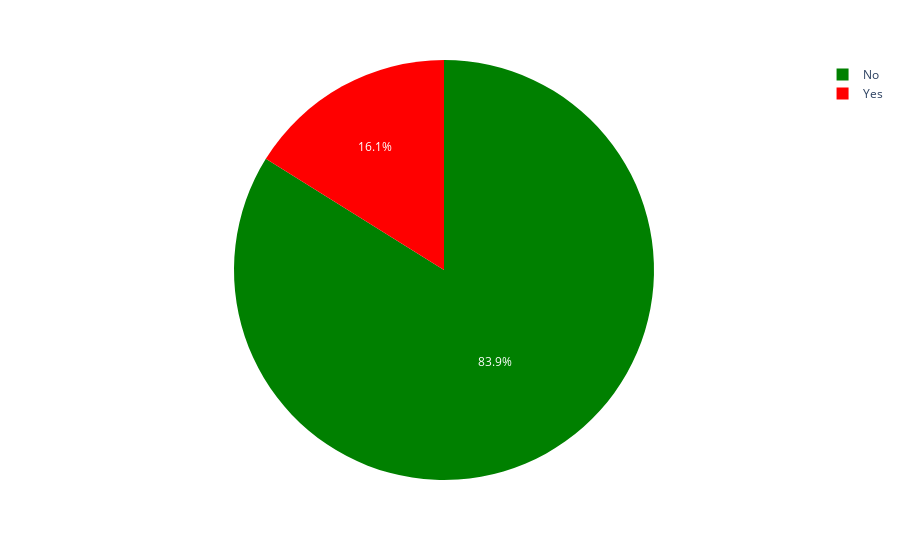

The notebook cell this image was saved under:
### Markdown cell above
#### 16.12 %  Employees are  leaving the company or  leaving the organization for any reason.

### Code cell
import plotly.express as px

fig = px.pie(data,names='Attrition',color='Attrition',
             color_discrete_map={'Yes':'red',
                                 'No':'green'})
fig.show()

### Figure 1 — Plotly figure (JSON) as saved in the notebook; plotly's stock layout.template omitted (floating-point values rounded to 4 significant figures; data arrays with more than 128 entries replaced by an {"elided": "..."} marker saying what was removed)
{"data": [{"customdata": {"elided": "1470x1 str values"}, "domain": {"x": [0, 1], "y": [0, 1]}, "hovertemplate": "Attrition=%{customdata[0]}<extra></extra>", "labels": {"elided": "1470 str values"}, "legendgroup": "", "marker": {"colors": {"elided": "1470 str values"}}, "name": "", "showlegend": true, "type": "pie"}], "layout": {"legend": {"tracegroupgap": 0}, "margin": {"t": 60}}}
